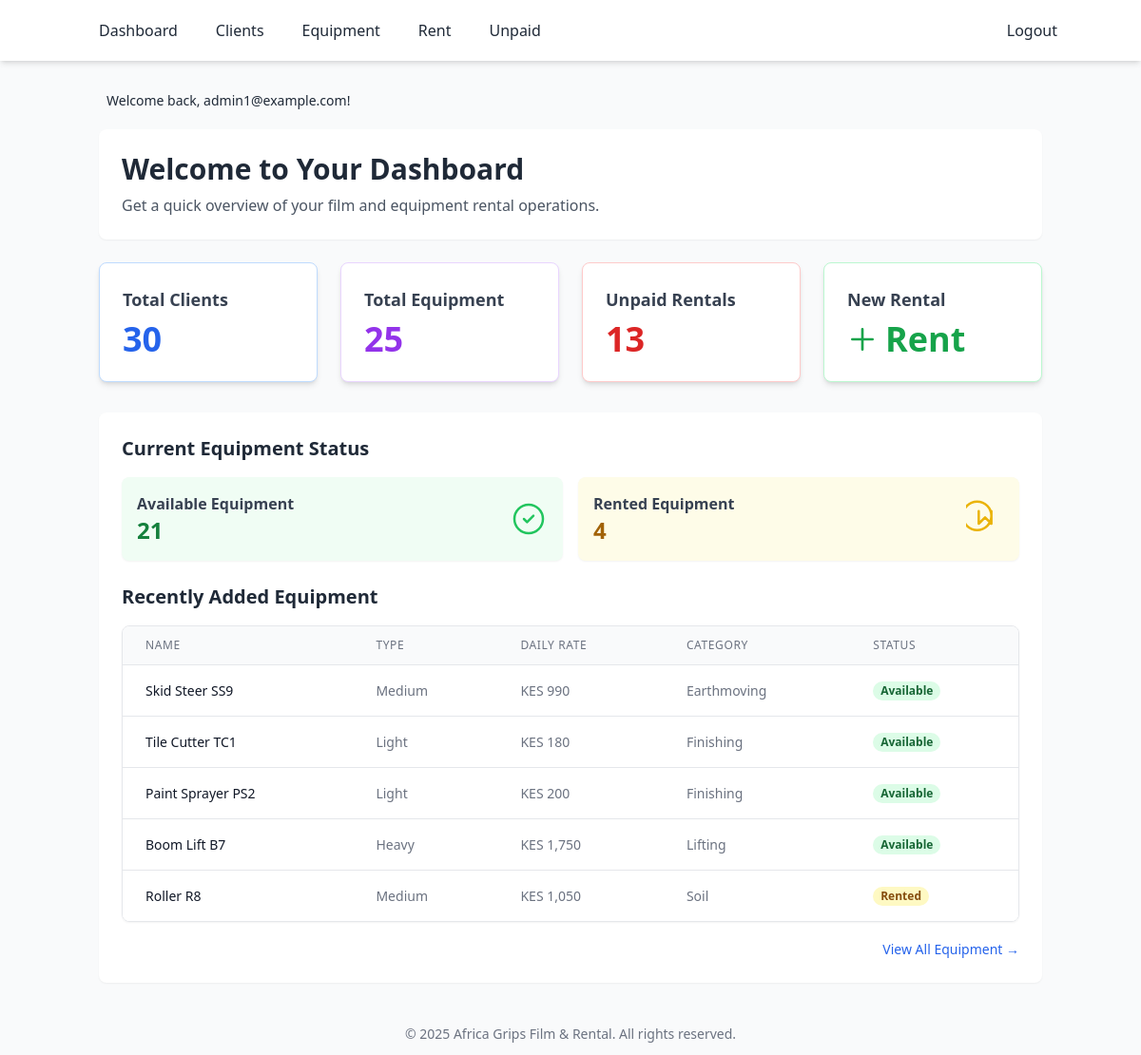
/dashboards/admin.php (signed in), run on the app's committed database.
### tables this page shows
CREATE TABLE equipment (
    id INT AUTO_INCREMENT PRIMARY KEY,
    name VARCHAR(255) NOT NULL,
    type VARCHAR(100) NOT NULL,
    daily_rate DECIMAL(10, 2) NOT NULL,
    is_available BOOLEAN DEFAULT TRUE,
    created_at TIMESTAMP DEFAULT CURRENT_TIMESTAMP,
    category VARCHAR(100),
    status VARCHAR(20) DEFAULT 'available'
);

### config/db.php (called while the page is built, shortened)
<?php
$host = 'localhost';
$db   = 'africa_grips';
$user = 'root';
$pass = '';
try {
    $pdo = new PDO("mysql:host=$host;dbname=$db;charset=utf8", $user, $pass);
    $pdo->setAttribute(PDO::ATTR_ERRMODE, PDO::ERRMODE_EXCEPTION);
} catch (PDOException $e) {
    die("Database connection failed: " . $e->getMessage());
}
function fetchAll($table, $conditions = []) {
    global $pdo;
    $sql = "SELECT * FROM $table";
    if (!empty($conditions)) {
        $whereClause = '';
        foreach ($conditions as $key => $value) {
            $whereClause .= "$key=:$key AND ";
        }
        $whereClause = rtrim($whereClause, ' AND ');
        $sql .= " WHERE $whereClause";
    }
    $stmt = $pdo->prepare($sql);
    $stmt->execute($conditions);
    return $stmt->fetchAll(PDO::FETCH_ASSOC);
}
?>

### dashboards/admin.php (the view, shortened to what this page needs)
<?php
require '../config/db.php';
require '../includes/functions.php';
include '../includes/header.php';
$clientCount = count(fetchAll('clients'));
$equipmentCount = count(fetchAll('equipment'));
$unpaidRentals = count(fetchAll('rentals', ['payment_status' => 'To Be Paid']));
$equipmentAvailable = count(fetchAll('equipment', ['status' => 'available']));
$equipmentRented = count(fetchAll('equipment', ['status' => 'rented']));
?>
<div class="bg-white p-6 shadow-sm rounded-lg mb-6">
    <h2 class="text-3xl font-extrabold text-gray-800 mb-2">Welcome to Your Dashboard</h2>
    <p class="text-gray-600">Get a quick overview of your film and equipment rental operations.</p>
</div>
<div class="grid grid-cols-1 md:grid-cols-2 lg:grid-cols-4 gap-6 mb-8">
    <a href="clients.php" class="block">
        <div class="bg-white p-6 rounded-lg shadow-md hover:shadow-lg transition-all duration-300 transform hover:-translate-y-1 border border-blue-200">
            <h5 class="text-lg font-semibold text-gray-700 mb-2">Total Clients</h5>
            <p class="text-4xl font-bold text-blue-600"><?= $clientCount ?></p>
        </div>
    </a>
    <a href="equipment.php" class="block">
        <div class="bg-white p-6 rounded-lg shadow-md hover:shadow-lg transition-all duration-300 transform hover:-translate-y-1 border border-purple-200">
            <h5 class="text-lg font-semibold text-gray-700 mb-2">Total Equipment</h5>
            <p class="text-4xl font-bold text-purple-600"><?= $equipmentCount ?></p>
        </div>
    </a>
    <a href="debts.php" class="block">
        <div class="bg-white p-6 rounded-lg shadow-md hover:shadow-lg transition-all duration-300 transform hover:-translate-y-1 border border-red-200">
            <h5 class="text-lg font-semibold text-gray-700 mb-2">Unpaid Rentals</h5>
            <p class="text-4xl font-bold text-red-600"><?= $unpaidRentals ?></p>
        </div>
    </a>
    <a href="/africa_project/rentals/new.php" class="block">
        <div class="bg-white p-6 rounded-lg shadow-md hover:shadow-lg transition-all duration-300 transform hover:-translate-y-1 border border-green-200">
            <h5 class="text-lg font-semibold text-gray-700 mb-2">New Rental</h5>
            <p class="text-4xl font-bold text-green-600 flex items-center">
                <svg xmlns="http://www.w3.org/2000/svg" class="h-8 w-8 mr-2" fill="none" viewBox="0 0 24 24" stroke="currentColor" stroke-width="2">
                    <path stroke-linecap="round" stroke-linejoin="round" d="M12 4v16m8-8H4" />
                </svg>
                Rent
            </p>
        </div>
    </a>
</div>
<div class="bg-white p-6 shadow-sm rounded-lg mb-6">
    <h3 class="text-xl font-bold text-gray-800 mb-4">Current Equipment Status</h3>
    <div class="grid grid-cols-1 md:grid-cols-2 gap-4 mb-6">
        <div class="bg-green-50 p-4 rounded-lg flex items-center justify-between shadow-sm">
            <div>
                <p class="text-md font-semibold text-gray-700">Available Equipment</p>
                <p class="text-2xl font-bold text-green-700"><?= $equipmentAvailable ?></p>
            </div>
            <svg xmlns="http://www.w3.org/2000/svg" class="h-10 w-10 text-green-500" fill="none" viewBox="0 0 24 24" stroke="currentColor" stroke-width="1.5">
                <path stroke-linecap="round" stroke-linejoin="round" d="M9 12l2 2 4-4m6 2a9 9 0 11-18 0 9 9 0 0118 0z" />
            </svg>
        </div>
        <div class="bg-yellow-50 p-4 rounded-lg flex items-center justify-between shadow-sm">
            <div>
                <p class="text-md font-semibold text-gray-700">Rented Equipment</p>
                <p class="text-2xl font-bold text-yellow-700"><?= $equipmentRented ?></p>
            </div>
            <svg xmlns="http://www.w3.org/2000/svg" class="h-10 w-10 text-yellow-500" fill="none" viewBox="0 0 24 24" stroke="currentColor" stroke-width="1.5">
                <path stroke-linecap="round" stroke-linejoin="round" d="M8 7v8l4-4 4 4V7m0 3a9 9 0 11-18 0 9 9 0 0118 0z" />
            </svg>
        </div>
    </div>
    <h3 class="text-xl font-bold text-gray-800 mb-4">Recently Added Equipment</h3>
    <div class="overflow-x-auto rounded-lg shadow-sm border border-gray-200">
        <table class="min-w-full divide-y divide-gray-200">
            <thead class="bg-gray-50">
                <tr>
                    <th scope="col" class="px-6 py-3 text-left text-xs font-medium text-gray-500 uppercase tracking-wider">Name</th>
                    <th scope="col" class="px-6 py-3 text-left text-xs font-medium text-gray-500 uppercase tracking-wider">Type</th>
                    <th scope="col" class="px-6 py-3 text-left text-xs font-medium text-gray-500 uppercase tracking-wider">Daily Rate</th>
                    <th scope="col" class="px-6 py-3 text-left text-xs font-medium text-gray-500 uppercase tracking-wider">Category</th>
                    <th scope="col" class="px-6 py-3 text-left text-xs font-medium text-gray-500 uppercase tracking-wider">Status</th>
                </tr>
            </thead>
            <tbody class="bg-white divide-y divide-gray-200">
                <?php
                $allEquipment = fetchAll('equipment', []);
                usort($allEquipment, function($a, $b) {
                    return $b['id'] <=> $a['id'];
                });
                $recentEquipment = array_slice($allEquipment, 0, 5);
                if (empty($recentEquipment)) : ?>
                    <tr>
                        <td colspan="5" class="px-6 py-4 whitespace-nowrap text-center text-gray-500">No equipment added yet.</td>
                    </tr>
                <?php else : ?>
                    <?php foreach ($recentEquipment as $item) : ?>
                        <tr>
                            <td class="px-6 py-4 whitespace-nowrap text-sm font-medium text-gray-900"><?= htmlspecialchars($item['name']) ?></td>
                            <td class="px-6 py-4 whitespace-nowrap text-sm text-gray-500"><?= htmlspecialchars($item['type']) ?></td>
                            <td class="px-6 py-4 whitespace-nowrap text-sm text-gray-500">KES <?= number_format($item['daily_rate']) ?></td>
                            <td class="px-6 py-4 whitespace-nowrap text-sm text-gray-500"><?= htmlspecialchars($item['category']) ?></td>
                            <td class="px-6 py-4 whitespace-nowrap text-sm">
                                <span class="px-2 inline-flex text-xs leading-5 font-semibold rounded-full
                                    <?= $item['status'] == 'available' ? 'bg-green-100 text-green-800' : 'bg-yellow-100 text-yellow-800' ?>">
                                    <?= ucfirst($item['status']) ?>
                                </span>
                            </td>
                        </tr>
                    <?php endforeach; ?>
                <?php endif; ?>
            </tbody>
        </table>
    </div>
    <div class="text-right mt-4">
        <a href="equipment.php" class="text-blue-600 hover:text-blue-800 font-medium text-sm">View All Equipment &rarr;</a>
    </div>
</div>
<?php include '../includes/footer.php'; ?>

### data on the page
equipment: name "Skid Steer SS9", type "Medium", daily_rate "990", category "Earthmoving", status "Available"
equipment: name "Tile Cutter TC1", type "Light", daily_rate "180", category "Finishing", status "Available"
equipment: name "Paint Sprayer PS2", type "Light", daily_rate "200", category "Finishing", status "Available"
equipment: name "Boom Lift B7", type "Heavy", daily_rate "1,750", category "Lifting", status "Available"
equipment: name "Roller R8", type "Medium", daily_rate "1,050", category "Soil", status "Rented"

### other printed values
$_SESSION['flash'] "Welcome back, admin1@example.com!"
$clientCount "30"
$equipmentCount "25"
$unpaidRentals "13"
$equipmentAvailable "21"
$equipmentRented "4"
